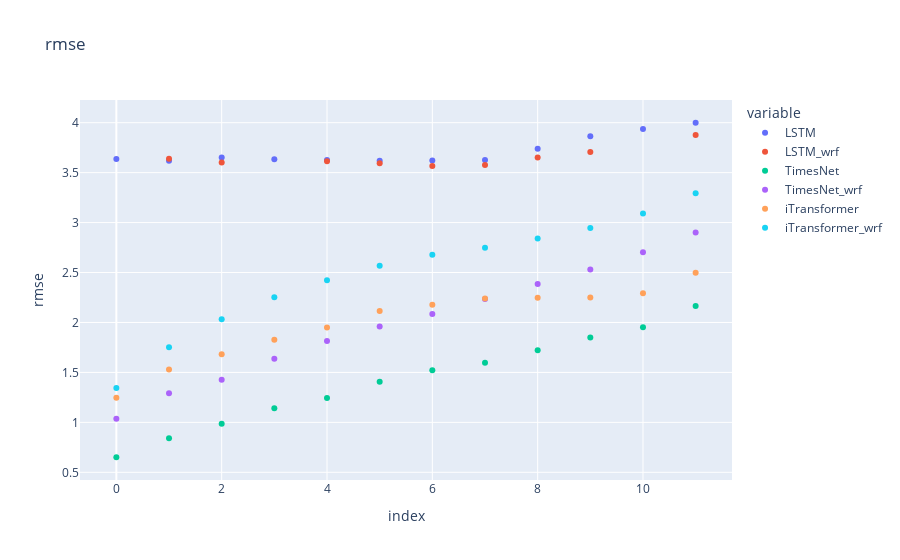
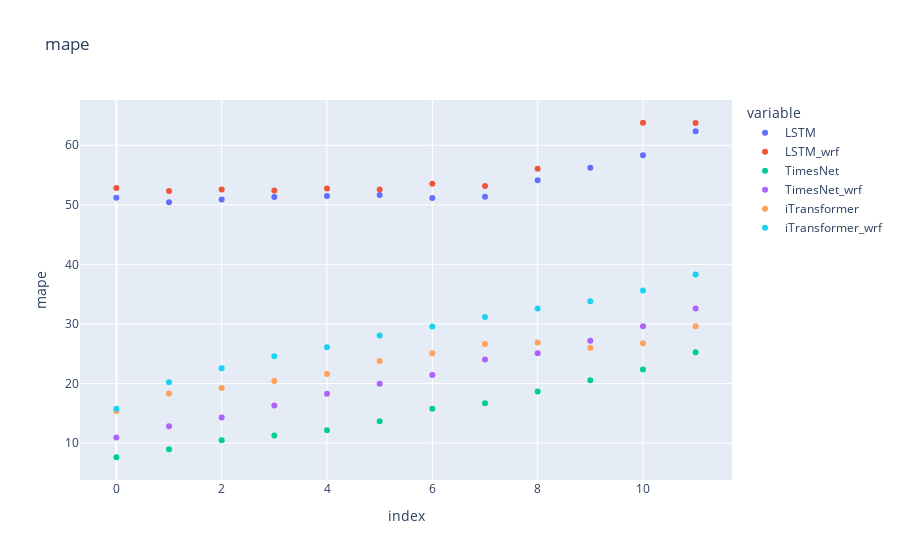

The code cell stored with these charts, in order, in its notebook:
### Code cell
# Plot RMSE
rmse_fig = utils.plot_metrics(rmse_df, "rmse", ["LSTM", "LSTM_wrf", "TimesNet", "TimesNet_wrf", "iTransformer", "iTransformer_wrf"])
rmse_fig.show()
# rmse_fig.write_html(f"formosa_12_rmse_comparison.html")

# Plot MAPE
mape_fig = utils.plot_metrics(mape_df, "mape", ["LSTM", "LSTM_wrf", "TimesNet", "TimesNet_wrf", "iTransformer", "iTransformer_wrf"])
mape_fig.show()
# mape_fig.write_html(f"formosa_12_mape_comparison.html")

### Figure 1 — Plotly figure (JSON) as saved in the notebook; plotly's stock layout.template omitted (floating-point values rounded to 4 significant figures)
{"data": [{"hovertemplate": "variable=LSTM<br>index=%{x}<br>rmse=%{y}<extra></extra>", "legendgroup": "LSTM", "marker": {"color": "#636efa", "symbol": "circle"}, "mode": "markers", "name": "LSTM", "orientation": "v", "showlegend": true, "type": "scatter", "x": [0, 1, 2, 3, 4, 5, 6, 7, 8, 9, 10, 11], "xaxis": "x", "y": [3.635, 3.619, 3.651, 3.634, 3.628, 3.619, 3.621, 3.626, 3.738, 3.865, 3.937, 4.0], "yaxis": "y"}, {"hovertemplate": "variable=LSTM_wrf<br>index=%{x}<br>rmse=%{y}<extra></extra>", "legendgroup": "LSTM_wrf", "marker": {"color": "#EF553B", "symbol": "circle"}, "mode": "markers", "name": "LSTM_wrf", "orientation": "v", "showlegend": true, "type": "scatter", "x": [0, 1, 2, 3, 4, 5, 6, 7, 8, 9, 10, 11], "xaxis": "x", "y": [null, 3.64, 3.601, null, 3.615, 3.595, 3.566, 3.577, 3.652, 3.706, null, 3.877], "yaxis": "y"}, {"hovertemplate": "variable=TimesNet<br>index=%{x}<br>rmse=%{y}<extra></extra>", "legendgroup": "TimesNet", "marker": {"color": "#00cc96", "symbol": "circle"}, "mode": "markers", "name": "TimesNet", "orientation": "v", "showlegend": true, "type": "scatter", "x": [0, 1, 2, 3, 4, 5, 6, 7, 8, 9, 10, 11], "xaxis": "x", "y": [0.6507, 0.8409, 0.9854, 1.142, 1.244, 1.406, 1.522, 1.597, 1.721, 1.85, 1.952, 2.166], "yaxis": "y"}, {"hovertemplate": "variable=TimesNet_wrf<br>index=%{x}<br>rmse=%{y}<extra></extra>", "legendgroup": "TimesNet_wrf", "marker": {"color": "#ab63fa", "symbol": "circle"}, "mode": "markers", "name": "TimesNet_wrf", "orientation": "v", "showlegend": true, "type": "scatter", "x": [0, 1, 2, 3, 4, 5, 6, 7, 8, 9, 10, 11], "xaxis": "x", "y": [1.037, 1.292, 1.427, 1.637, 1.815, 1.96, 2.085, 2.234, 2.385, 2.532, 2.703, 2.901], "yaxis": "y"}, {"hovertemplate": "variable=iTransformer<br>index=%{x}<br>rmse=%{y}<extra></extra>", "legendgroup": "iTransformer", "marker": {"color": "#FFA15A", "symbol": "circle"}, "mode": "markers", "name": "iTransformer", "orientation": "v", "showlegend": true, "type": "scatter", "x": [0, 1, 2, 3, 4, 5, 6, 7, 8, 9, 10, 11], "xaxis": "x", "y": [1.245, 1.53, 1.683, 1.828, 1.95, 2.115, 2.178, 2.24, 2.247, 2.25, 2.293, 2.497], "yaxis": "y"}, {"hovertemplate": "variable=iTransformer_wrf<br>index=%{x}<br>rmse=%{y}<extra></extra>", "legendgroup": "iTransformer_wrf", "marker": {"color": "#19d3f3", "symbol": "circle"}, "mode": "markers", "name": "iTransformer_wrf", "orientation": "v", "showlegend": true, "type": "scatter", "x": [0, 1, 2, 3, 4, 5, 6, 7, 8, 9, 10, 11], "xaxis": "x", "y": [1.344, 1.751, 2.032, 2.253, 2.422, 2.567, 2.678, 2.748, 2.841, 2.947, 3.091, 3.294], "yaxis": "y"}], "layout": {"legend": {"title": {"text": "variable"}, "tracegroupgap": 0}, "title": {"text": "rmse"}, "xaxis": {"anchor": "y", "domain": [0, 1], "title": {"text": "index"}}, "yaxis": {"anchor": "x", "domain": [0, 1], "title": {"text": "rmse"}}}}

### Figure 2 — Plotly figure (JSON) as saved in the notebook; plotly's stock layout.template omitted (floating-point values rounded to 4 significant figures)
{"data": [{"hovertemplate": "variable=LSTM<br>index=%{x}<br>mape=%{y}<extra></extra>", "legendgroup": "LSTM", "marker": {"color": "#636efa", "symbol": "circle"}, "mode": "markers", "name": "LSTM", "orientation": "v", "showlegend": true, "type": "scatter", "x": [0, 1, 2, 3, 4, 5, 6, 7, 8, 9, 10, 11], "xaxis": "x", "y": [51.17, 50.44, 50.9, 51.31, 51.5, 51.64, 51.17, 51.35, 54.15, 56.21, 58.31, 62.35], "yaxis": "y"}, {"hovertemplate": "variable=LSTM_wrf<br>index=%{x}<br>mape=%{y}<extra></extra>", "legendgroup": "LSTM_wrf", "marker": {"color": "#EF553B", "symbol": "circle"}, "mode": "markers", "name": "LSTM_wrf", "orientation": "v", "showlegend": true, "type": "scatter", "x": [0, 1, 2, 3, 4, 5, 6, 7, 8, 9, 10, 11], "xaxis": "x", "y": [52.81, 52.34, 52.6, 52.41, 52.74, 52.56, 53.53, 53.15, 56.06, null, 63.78, 63.72], "yaxis": "y"}, {"hovertemplate": "variable=TimesNet<br>index=%{x}<br>mape=%{y}<extra></extra>", "legendgroup": "TimesNet", "marker": {"color": "#00cc96", "symbol": "circle"}, "mode": "markers", "name": "TimesNet", "orientation": "v", "showlegend": true, "type": "scatter", "x": [0, 1, 2, 3, 4, 5, 6, 7, 8, 9, 10, 11], "xaxis": "x", "y": [7.613, 8.969, 10.48, 11.26, 12.15, 13.67, 15.76, 16.69, 18.66, 20.56, 22.34, 25.25], "yaxis": "y"}, {"hovertemplate": "variable=TimesNet_wrf<br>index=%{x}<br>mape=%{y}<extra></extra>", "legendgroup": "TimesNet_wrf", "marker": {"color": "#ab63fa", "symbol": "circle"}, "mode": "markers", "name": "TimesNet_wrf", "orientation": "v", "showlegend": true, "type": "scatter", "x": [0, 1, 2, 3, 4, 5, 6, 7, 8, 9, 10, 11], "xaxis": "x", "y": [10.91, 12.83, 14.28, 16.3, 18.29, 19.96, 21.44, 24.01, 25.08, 27.17, 29.62, 32.57], "yaxis": "y"}, {"hovertemplate": "variable=iTransformer<br>index=%{x}<br>mape=%{y}<extra></extra>", "legendgroup": "iTransformer", "marker": {"color": "#FFA15A", "symbol": "circle"}, "mode": "markers", "name": "iTransformer", "orientation": "v", "showlegend": true, "type": "scatter", "x": [0, 1, 2, 3, 4, 5, 6, 7, 8, 9, 10, 11], "xaxis": "x", "y": [15.38, 18.31, 19.24, 20.4, 21.6, 23.78, 25.1, 26.61, 26.9, 26.01, 26.74, 29.62], "yaxis": "y"}, {"hovertemplate": "variable=iTransformer_wrf<br>index=%{x}<br>mape=%{y}<extra></extra>", "legendgroup": "iTransformer_wrf", "marker": {"color": "#19d3f3", "symbol": "circle"}, "mode": "markers", "name": "iTransformer_wrf", "orientation": "v", "showlegend": true, "type": "scatter", "x": [0, 1, 2, 3, 4, 5, 6, 7, 8, 9, 10, 11], "xaxis": "x", "y": [15.76, 20.19, 22.54, 24.59, 26.1, 28.07, 29.57, 31.16, 32.58, 33.82, 35.63, 38.3], "yaxis": "y"}], "layout": {"legend": {"title": {"text": "variable"}, "tracegroupgap": 0}, "title": {"text": "mape"}, "xaxis": {"anchor": "y", "domain": [0, 1], "title": {"text": "index"}}, "yaxis": {"anchor": "x", "domain": [0, 1], "title": {"text": "mape"}}}}
